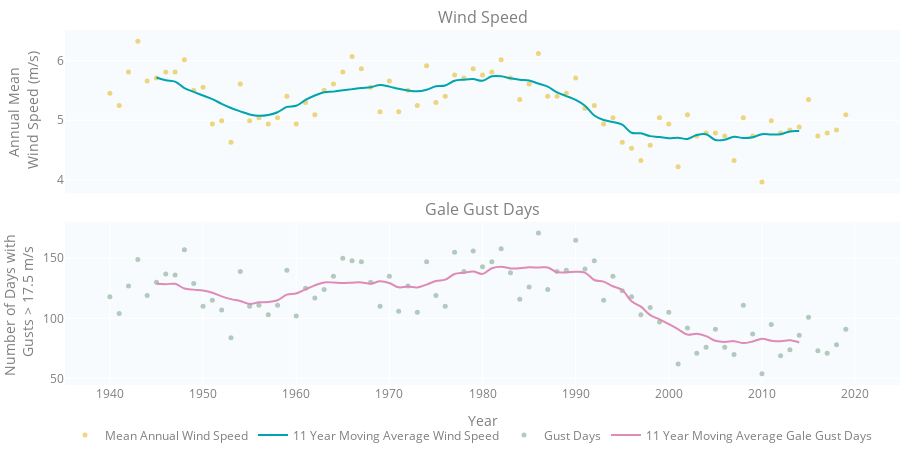

Notebook source saved alongside this figure:
### Code cell
figure_2_4_a = make_subplots(rows=2, cols=1,
                             subplot_titles=("Wind Speed", "Gale Gust Days"),
                             shared_xaxes=True,
                    vertical_spacing=0.08)
figure_2_4_a.update_xaxes(title_text="Year", row=2, col=1)
figure_2_4_a.update_yaxes(title_text="Annual Mean<br> Wind Speed (m/s)", row=1, col=1)
figure_2_4_a.update_yaxes(title_text="Number of Days with <br> Gusts > 17.5 m/s", row=2, col=1)
figure_2_4_a.append_trace(annual_speed_trace,
                        row=1, col=1)
figure_2_4_a.append_trace(moving_avg_speed_trace,
                        row=1, col=1)
figure_2_4_a.append_trace(gust_days_trace,
                        row=2, col=1)
figure_2_4_a.append_trace(moving_avg_gust_days_trace,
                        row=2, col=1)
figure_2_4_a.update_layout(TIMESERIES_LAYOUT)
figure_2_4_a.update_layout(margin_t=30)
figure_2_4_a
